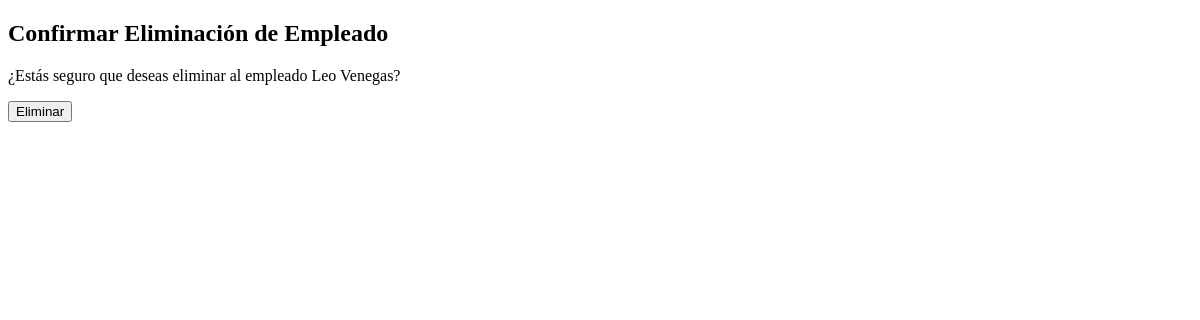
Page /eliminar_empleado/3/ on the earlier database version.
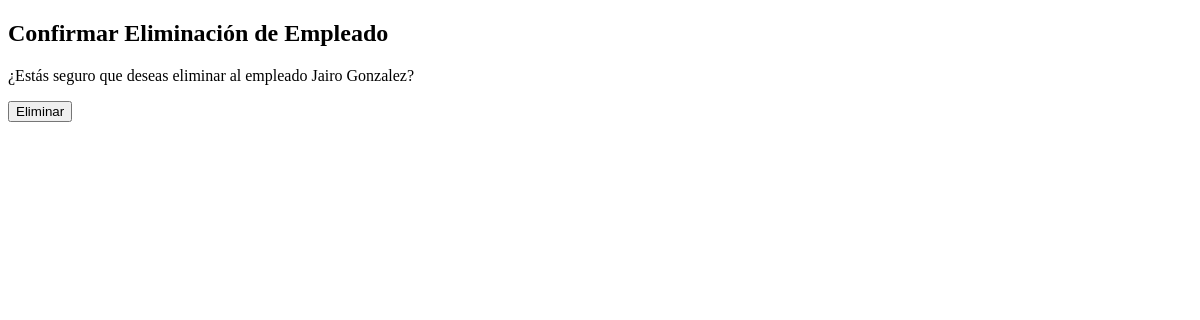
Same page on the later database version.
### tiendaAgua/models.py (models this page shows, shortened)
class Empleado(models.Model):
    nombre = models.CharField(max_length=50)
    apellido = models.CharField(max_length=50)
    email = models.EmailField(unique=True)
    contraseña = models.CharField(max_length=50)
    cargo = models.CharField(max_length=100, default='Empleado')

### tiendaAgua/views.py (the view)
# urls.py: path('eliminar_empleado/<int:id>/', eliminar_empleado_view, name='eliminar_empleado'),
def eliminar_empleado_view(request, id):
    empleado = get_object_or_404(Empleado, pk=id)
    if request.method == 'POST':
        empleado.delete()
        return redirect('listar_empleados')  # Redirige a la página de listado de empleados después de eliminar
    return render(request, 'eliminar_empleado.html', {'empleado': empleado})

### tiendaAgua/templates/Eliminar_empleado.html (shortened to what this page needs)
<!DOCTYPE html>
<html lang="es">
<head>
</head>
<body>
    <h2>Confirmar Eliminación de Empleado</h2>
    <p>¿Estás seguro que deseas eliminar al empleado {{ empleado.nombre }} {{ empleado.apellido }}?</p>
    <form method="post">
        <button type="submit">Eliminar</button>
    </form>
</body>
</html>

Differences in the rows shown:
changed Empleado: nombre "Leo" → "Jairo"; apellido "Venegas" → "Gonzalez"
